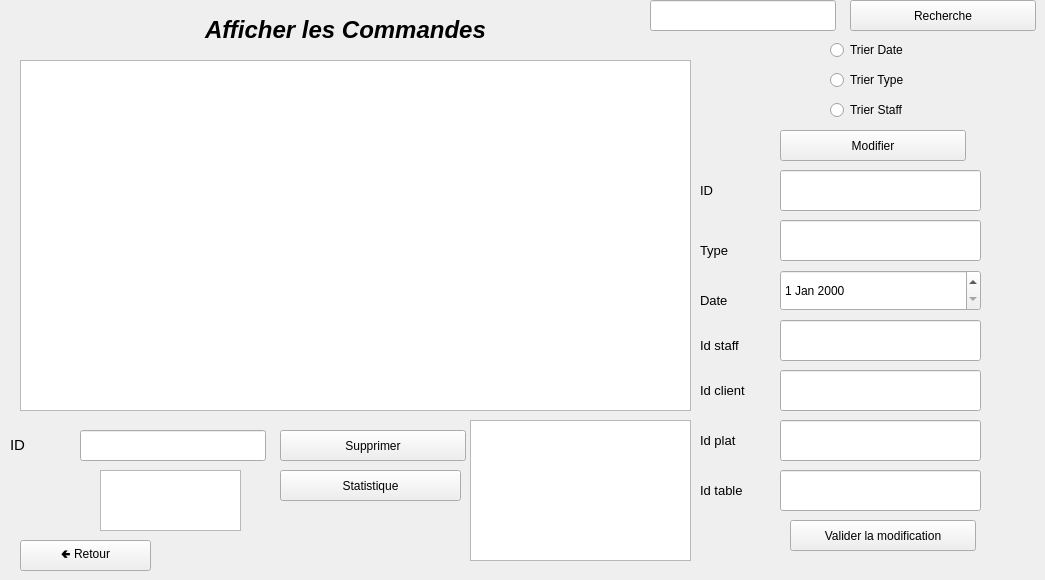
        <widget class="QWidget" name="afficherCom">
         <attribute name="title">
          <string>Afficher Commandes</string>
         </attribute>
         <widget class="QLabel" name="label_idTableB_2">
          <property name="geometry">
           <rect>
            <x>700</x>
            <y>470</y>
            <width>81</width>
            <height>41</height>
           </rect>
          </property>
          <property name="text">
           <string>&lt;html&gt;&lt;head/&gt;&lt;body&gt;&lt;p&gt;&lt;span style=&quot; font-size:10pt;&quot;&gt;Id table&lt;/span&gt;&lt;/p&gt;&lt;/body&gt;&lt;/html&gt;</string>
          </property>
         </widget>
         <widget class="QRadioButton" name="radioButton_trieidstaff">
          <property name="geometry">
           <rect>
            <x>830</x>
            <y>100</y>
            <width>171</width>
            <height>20</height>
           </rect>
          </property>
          <property name="text">
           <string>Trier Staff</string>
          </property>
         </widget>
         <widget class="QPushButton" name="pushButton_rechercherCom">
          <property name="geometry">
           <rect>
            <x>850</x>
            <y>0</y>
            <width>186</width>
            <height>31</height>
           </rect>
          </property>
          <property name="text">
           <string>Recherche</string>
          </property>
         </widget>
         <widget class="QLineEdit" name="lineEdit_idcomSup">
          <property name="geometry">
           <rect>
            <x>80</x>
            <y>430</y>
            <width>186</width>
            <height>31</height>
           </rect>
          </property>
         </widget>
         <widget class="QRadioButton" name="radioButton_trietypeCom">
          <property name="geometry">
           <rect>
            <x>830</x>
            <y>70</y>
            <width>171</width>
            <height>20</height>
           </rect>
          </property>
          <property name="text">
           <string>Trier Type</string>
          </property>
         </widget>
         <widget class="QLineEdit" name="lineEdit_idplatB_2">
          <property name="geometry">
           <rect>
            <x>780</x>
            <y>420</y>
            <width>201</width>
            <height>41</height>
           </rect>
          </property>
         </widget>
         <widget class="QLineEdit" name="lineEdit_idclientB_2">
          <property name="geometry">
           <rect>
            <x>780</x>
            <y>370</y>
            <width>201</width>
            <height>41</height>
           </rect>
          </property>
         </widget>
         <widget class="QLabel" name="label_idCom_2">
          <property name="geometry">
           <rect>
            <x>700</x>
            <y>170</y>
            <width>71</width>
            <height>41</height>
           </rect>
          </property>
          <property name="text">
           <string>&lt;html&gt;&lt;head/&gt;&lt;body&gt;&lt;p&gt;&lt;span style=&quot; font-size:10pt;&quot;&gt;ID&lt;/span&gt;&lt;/p&gt;&lt;/body&gt;&lt;/html&gt;</string>
          </property>
         </widget>
         <widget class="QLabel" name="label_idComSupp">
          <property name="geometry">
           <rect>
            <x>10</x>
            <y>430</y>
            <width>61</width>
            <height>31</height>
           </rect>
          </property>
          <property name="text">
           <string>&lt;html&gt;&lt;head/&gt;&lt;body&gt;&lt;p&gt;&lt;span style=&quot; font-size:11pt;&quot;&gt;ID&lt;/span&gt;&lt;/p&gt;&lt;/body&gt;&lt;/html&gt;</string>
          </property>
         </widget>
         <widget class="QPushButton" name="pushButton_modifierCom">
          <property name="geometry">
           <rect>
            <x>780</x>
            <y>130</y>
            <width>186</width>
            <height>31</height>
           </rect>
          </property>
          <property name="text">
           <string>Modifier</string>
          </property>
         </widget>
         <widget class="QRadioButton" name="radioButton_triedateCom">
          <property name="geometry">
           <rect>
            <x>830</x>
            <y>40</y>
            <width>171</width>
            <height>20</height>
           </rect>
          </property>
          <property name="text">
           <string>Trier Date</string>
          </property>
         </widget>
         <widget class="QTableView" name="tableView_statCom">
          <property name="geometry">
           <rect>
            <x>100</x>
            <y>470</y>
            <width>141</width>
            <height>61</height>
           </rect>
          </property>
         </widget>
         <widget class="QLineEdit" name="lineEdit_idtableB_2">
          <property name="geometry">
           <rect>
            <x>780</x>
            <y>470</y>
            <width>201</width>
            <height>41</height>
           </rect>
          </property>
         </widget>
         <widget class="QPushButton" name="pushButton_vaModificationCom">
          <property name="geometry">
           <rect>
            <x>790</x>
            <y>520</y>
            <width>186</width>
            <height>31</height>
           </rect>
          </property>
          <property name="text">
           <string>Valider la modification</string>
          </property>
         </widget>
         <widget class="QTableView" name="tableView_afficherCom">
          <property name="geometry">
           <rect>
            <x>20</x>
            <y>60</y>
            <width>671</width>
            <height>351</height>
           </rect>
          </property>
         </widget>
         <widget class="QLineEdit" name="lineEdit_idstaffB_2">
          <property name="geometry">
           <rect>
            <x>780</x>
            <y>320</y>
            <width>201</width>
            <height>41</height>
           </rect>
          </property>
         </widget>
         <widget class="QLineEdit" name="lineEdit_idcom_2">
          <property name="geometry">
           <rect>
            <x>780</x>
            <y>170</y>
            <width>201</width>
            <height>41</height>
           </rect>
          </property>
         </widget>
         <widget class="QLabel" name="label_idStaffB_2">
          <property name="geometry">
           <rect>
            <x>700</x>
            <y>330</y>
            <width>81</width>
            <height>31</height>
           </rect>
          </property>
          <property name="text">
           <string>&lt;html&gt;&lt;head/&gt;&lt;body&gt;&lt;p&gt;&lt;span style=&quot; font-size:10pt;&quot;&gt;Id staff&lt;/span&gt;&lt;/p&gt;&lt;/body&gt;&lt;/html&gt;</string>
          </property>
         </widget>
         <widget class="QPushButton" name="pushButton_supprimercom">
          <property name="geometry">
           <rect>
            <x>280</x>
            <y>430</y>
            <width>186</width>
            <height>31</height>
           </rect>
          </property>
          <property name="text">
           <string>Supprimer</string>
          </property>
         </widget>
         <widget class="QLineEdit" name="lineEdit_typecom_2">
          <property name="geometry">
           <rect>
            <x>780</x>
            <y>220</y>
            <width>201</width>
            <height>41</height>
           </rect>
          </property>
         </widget>
         <widget class="QLineEdit" name="lineEdit_rechercherCom">
          <property name="geometry">
           <rect>
            <x>650</x>
            <y>0</y>
            <width>186</width>
            <height>31</height>
           </rect>
          </property>
         </widget>
         <widget class="QLabel" name="label_idClientB_2">
          <property name="geometry">
           <rect>
            <x>700</x>
            <y>370</y>
            <width>81</width>
            <height>41</height>
           </rect>
          </property>
          <property name="text">
           <string>&lt;html&gt;&lt;head/&gt;&lt;body&gt;&lt;p&gt;&lt;span style=&quot; font-size:10pt;&quot;&gt;Id client&lt;/span&gt;&lt;/p&gt;&lt;/body&gt;&lt;/html&gt;</string>
          </property>
         </widget>
         <widget class="QLabel" name="label_dateCom_2">
          <property name="geometry">
           <rect>
            <x>700</x>
            <y>280</y>
            <width>71</width>
            <height>41</height>
           </rect>
          </property>
          <property name="text">
           <string>&lt;html&gt;&lt;head/&gt;&lt;body&gt;&lt;p&gt;&lt;span style=&quot; font-size:10pt;&quot;&gt;Date&lt;/span&gt;&lt;/p&gt;&lt;/body&gt;&lt;/html&gt;</string>
          </property>
         </widget>
         <widget class="QLabel" name="label_idPlatB_2">
          <property name="geometry">
           <rect>
            <x>700</x>
            <y>420</y>
            <width>81</width>
            <height>41</height>
           </rect>
          </property>
          <property name="text">
           <string>&lt;html&gt;&lt;head/&gt;&lt;body&gt;&lt;p&gt;&lt;span style=&quot; font-size:10pt;&quot;&gt;Id plat&lt;/span&gt;&lt;/p&gt;&lt;/body&gt;&lt;/html&gt;</string>
          </property>
         </widget>
         <widget class="QLabel" name="label_typeCom_2">
          <property name="geometry">
           <rect>
            <x>700</x>
            <y>230</y>
            <width>81</width>
            <height>41</height>
           </rect>
          </property>
          <property name="text">
           <string>&lt;html&gt;&lt;head/&gt;&lt;body&gt;&lt;p&gt;&lt;span style=&quot; font-size:10pt;&quot;&gt;Type&lt;/span&gt;&lt;/p&gt;&lt;/body&gt;&lt;/html&gt;</string>
          </property>
         </widget>
         <widget class="QDateEdit" name="dateEdit_com_2">
          <property name="geometry">
           <rect>
            <x>780</x>
            <y>270</y>
            <width>201</width>
            <height>41</height>
           </rect>
          </property>
         </widget>
         <widget class="QLabel" name="label_afficherCom">
          <property name="geometry">
           <rect>
            <x>130</x>
            <y>-30</y>
            <width>431</width>
            <height>121</height>
           </rect>
          </property>
          <property name="text">
           <string>&lt;html&gt;&lt;head/&gt;&lt;body&gt;&lt;p align=&quot;center&quot;&gt;&lt;span style=&quot; font-size:18pt; font-weight:600; font-style:italic;&quot;&gt;Afficher les Commandes&lt;/span&gt;&lt;/p&gt;&lt;/body&gt;&lt;/html&gt;</string>
          </property>
         </widget>
         <widget class="QTableView" name="tableView_statComStaff">
          <property name="geometry">
           <rect>
            <x>470</x>
            <y>420</y>
            <width>221</width>
            <height>141</height>
           </rect>
          </property>
         </widget>
         <widget class="QPushButton" name="pushButton_statCom">
          <property name="geometry">
           <rect>
            <x>280</x>
            <y>470</y>
            <width>181</width>
            <height>31</height>
           </rect>
          </property>
          <property name="text">
           <string>Statistique</string>
          </property>
         </widget>
         <widget class="QPushButton" name="pushButton_retourCom">
          <property name="geometry">
           <rect>
            <x>20</x>
            <y>540</y>
            <width>131</width>
            <height>31</height>
           </rect>
          </property>
          <property name="text">
           <string>🢀 Retour</string>
          </property>
         </widget>
        </widget>
